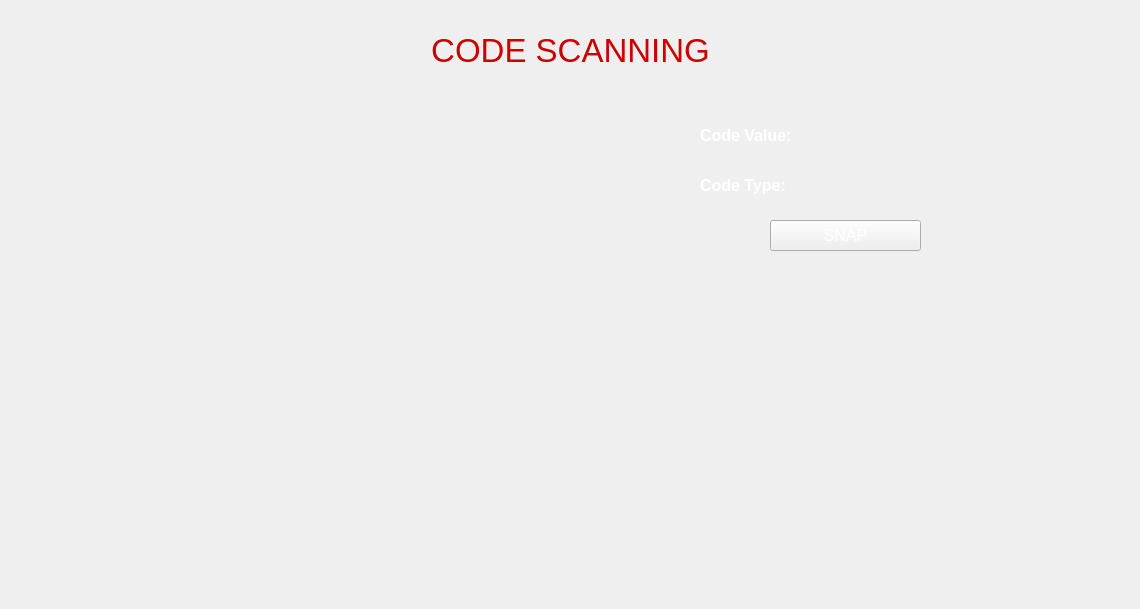
            <widget class="QWidget" name="page_barcode">
             <widget class="QLabel" name="bar_value">
              <property name="geometry">
               <rect>
                <x>820</x>
                <y>120</y>
                <width>151</width>
                <height>31</height>
               </rect>
              </property>
              <property name="font">
               <font>
                <pointsize>12</pointsize>
               </font>
              </property>
              <property name="cursor">
               <cursorShape>ArrowCursor</cursorShape>
              </property>
              <property name="styleSheet">
               <string notr="true">color: #FFF;</string>
              </property>
              <property name="text">
               <string/>
              </property>
              <property name="alignment">
               <set>Qt::AlignLeading|Qt::AlignLeft|Qt::AlignVCenter</set>
              </property>
             </widget>
             <widget class="QLabel" name="img_bar">
              <property name="geometry">
               <rect>
                <x>20</x>
                <y>120</y>
                <width>640</width>
                <height>480</height>
               </rect>
              </property>
              <property name="font">
               <font>
                <pointsize>12</pointsize>
               </font>
              </property>
              <property name="cursor">
               <cursorShape>ArrowCursor</cursorShape>
              </property>
              <property name="styleSheet">
               <string notr="true">color: #FFF;</string>
              </property>
              <property name="text">
               <string/>
              </property>
              <property name="alignment">
               <set>Qt::AlignRight|Qt::AlignTrailing|Qt::AlignVCenter</set>
              </property>
             </widget>
             <widget class="QLabel" name="label_11">
              <property name="geometry">
               <rect>
                <x>10</x>
                <y>30</y>
                <width>1121</width>
                <height>41</height>
               </rect>
              </property>
              <property name="font">
               <font>
                <pointsize>25</pointsize>
               </font>
              </property>
              <property name="styleSheet">
               <string notr="true">color: rgb(204, 0, 0);
</string>
              </property>
              <property name="text">
               <string>CODE SCANNING</string>
              </property>
              <property name="alignment">
               <set>Qt::AlignCenter</set>
              </property>
             </widget>
             <widget class="QLabel" name="label_73">
              <property name="geometry">
               <rect>
                <x>700</x>
                <y>120</y>
                <width>111</width>
                <height>31</height>
               </rect>
              </property>
              <property name="font">
               <font>
                <pointsize>12</pointsize>
                <weight>75</weight>
                <bold>true</bold>
               </font>
              </property>
              <property name="cursor">
               <cursorShape>ArrowCursor</cursorShape>
              </property>
              <property name="styleSheet">
               <string notr="true">color: #FFF;</string>
              </property>
              <property name="text">
               <string>Code Value:</string>
              </property>
              <property name="alignment">
               <set>Qt::AlignLeading|Qt::AlignLeft|Qt::AlignVCenter</set>
              </property>
             </widget>
             <widget class="QPushButton" name="btn_snap">
              <property name="geometry">
               <rect>
                <x>770</x>
                <y>220</y>
                <width>151</width>
                <height>31</height>
               </rect>
              </property>
              <property name="font">
               <font>
                <pointsize>12</pointsize>
               </font>
              </property>
              <property name="styleSheet">
               <string notr="true">color: rgb(255, 255, 255);</string>
              </property>
              <property name="text">
               <string>SNAP</string>
              </property>
             </widget>
             <widget class="QLabel" name="label_74">
              <property name="geometry">
               <rect>
                <x>700</x>
                <y>170</y>
                <width>111</width>
                <height>31</height>
               </rect>
              </property>
              <property name="font">
               <font>
                <pointsize>12</pointsize>
                <weight>75</weight>
                <bold>true</bold>
               </font>
              </property>
              <property name="cursor">
               <cursorShape>ArrowCursor</cursorShape>
              </property>
              <property name="styleSheet">
               <string notr="true">color: #FFF;</string>
              </property>
              <property name="text">
               <string>Code Type:</string>
              </property>
              <property name="alignment">
               <set>Qt::AlignLeading|Qt::AlignLeft|Qt::AlignVCenter</set>
              </property>
             </widget>
             <widget class="QLabel" name="bar_type">
              <property name="geometry">
               <rect>
                <x>820</x>
                <y>170</y>
                <width>151</width>
                <height>31</height>
               </rect>
              </property>
              <property name="font">
               <font>
                <pointsize>12</pointsize>
               </font>
              </property>
              <property name="cursor">
               <cursorShape>ArrowCursor</cursorShape>
              </property>
              <property name="styleSheet">
               <string notr="true">color: #FFF;</string>
              </property>
              <property name="text">
               <string/>
              </property>
              <property name="alignment">
               <set>Qt::AlignLeading|Qt::AlignLeft|Qt::AlignVCenter</set>
              </property>
             </widget>
            </widget>
